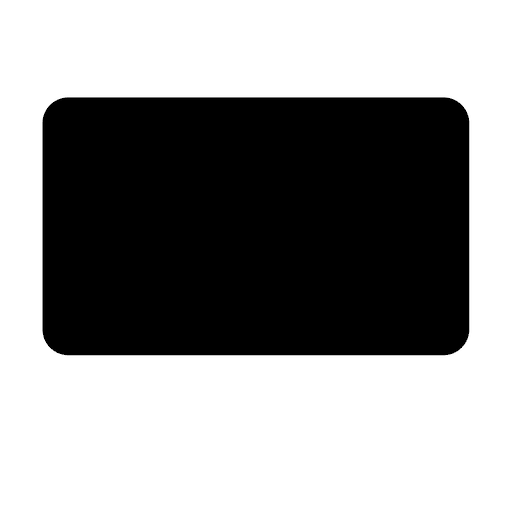
#> input picture Entrega final/img/cuadrado.png, 512 x 512 px
$ python EntregaFinal.py
#> lines starting #> are read from the running program, lines starting #| are printed output that depends on the picture
### Entrega final/Logica.py
'''
Librería con las clases y funciones
para lógica proposicional
'''

from itertools import product
import numpy as np
from copy import deepcopy

class Formula :

    def __init__(self) :
        pass

    # [7 lines left out: function __str__, not called in this run]

    def letras(self):
        if type(self) == Letra:
            return set(self.letra)
        elif type(self) == Negacion:
            return self.subf.letras()
        elif type(self) == Binario:
            return self.left.letras().union(self.right.letras())

    # [7 lines left out: function subforms, not called in this run]

    def num_conec(self):
        if type(self) == Letra:
            return 0
        elif type(self) == Negacion:
            return 1 + self.subf.num_conec()
        elif type(self) == Binario:
            return 1 + self.left.num_conec() + self.right.num_conec()

    # [229 lines left out: functions valor, SATtabla, clasifica_para_tableaux, SATtableaux, ver, eliminar_imp and 6 more, not called in this run]

class Letra(Formula) :
    def __init__ (self, letra:str) :
        self.letra = letra

class Negacion(Formula) :
    def __init__(self, subf:Formula) :
        self.subf = subf

class Binario(Formula) :
    def __init__(self, conectivo:str, left:Formula, right:Formula) :
        assert(conectivo in ['Y','O','>','='])
        self.conectivo = conectivo
        self.left = left
        self.right = right

def inorder_to_tree(cadena:str):
    conectivos = ['Y', 'O', '>', '=']
    if len(cadena) == 1:
        return Letra(cadena)
    elif cadena[0] == '-':
        return Negacion(inorder_to_tree(cadena[1:]))
    elif cadena[0] == "(":
        counter = 0 #Contador de parentesis
        for i in range(1, len(cadena)):
            if cadena[i] == "(":
                counter += 1
            elif cadena[i] == ")":
                counter -=1
            elif cadena[i] in conectivos and counter == 0:
                return Binario(cadena[i], inorder_to_tree(cadena[1:i]),inorder_to_tree(cadena[i + 1:-1]))
    else:
        raise Exception('¡Cadena inválida!')

class Descriptor :

    '''
    Codifica un descriptor de N argumentos mediante un solo caracter
    Input:  args_lista, lista con el total de opciones para cada
                     argumento del descriptor
            chrInit, entero que determina el comienzo de la codificación chr()
    Output: str de longitud 1
    '''

    def __init__ (self,args_lista,chrInit=256) :
        self.args_lista = args_lista
        assert(len(args_lista) > 0), "Debe haber por lo menos un argumento"
        self.chrInit = chrInit
        self.rango = [chrInit, chrInit + np.prod(self.args_lista)]

    def check_lista_valores(self,lista_valores) :
        for i, v in enumerate(lista_valores) :
            assert(v >= 0), "Valores deben ser no negativos"
            assert(v < self.args_lista[i]), f"Valor debe ser menor o igual a {self.args_lista[i]}"

    def codifica(self,lista_valores) :
        self.check_lista_valores(lista_valores)
        cod = lista_valores[0]
        n_columnas = 1
        for i in range(0, len(lista_valores) - 1) :
            n_columnas = n_columnas * self.args_lista[i]
            cod = n_columnas * lista_valores[i+1] + cod
        return cod

    def decodifica(self,n) :
        decods = []
        if len(self.args_lista) > 1:
            for i in range(0, len(self.args_lista) - 1) :
                n_columnas = np.prod(self.args_lista[:-(i+1)])
                decods.insert(0, int(n / n_columnas))
                n = n % n_columnas
        decods.insert(0, n % self.args_lista[0])
        return decods

    def P(self,lista_valores) :
        codigo = self.codifica(lista_valores)
        return chr(self.chrInit+codigo)

    def inv(self,codigo) :
        n = ord(codigo)-self.chrInit
        return self.decodifica(n)

def Ytoria(lista_forms):
    form = ''
    inicial = True
    for f in lista_forms:
        if inicial:
            form = f
            inicial = False
        else:
            form = '(' + form + 'Y' + f + ')'
    return form

def Otoria(lista_forms):
    form = ''
    inicial = True
    for f in lista_forms:
        if inicial:
            form = f
            inicial = False
        else:
            form = '(' + form + 'O' + f + ')'
    return form

class nodos_tableaux:

    # [112 lines left out: functions __init__, __str__, tiene_lit_comp, es_hoja, interp, expandir, not called in this run]

def a_clausal(A):
    # Subrutina de Tseitin para encontrar la FNC de
    # la formula en la pila
    # Input: A (cadena) de la forma
    #                   p=-q
    #                   p=(qYr)
    #                   p=(qOr)
    #                   p=(q>r)
    # Output: B (cadena), equivalente en FNC
    assert(len(A)==4 or len(A)==7), u"Fórmula incorrecta!"
    B = ''
    p = A[0]
    # print('p', p)
    if "-" in A:
        q = A[-1]
        # print('q', q)
        B = "-"+p+"O-"+q+"Y"+p+"O"+q
    elif "Y" in A:
        q = A[3]
        # print('q', q)
        r = A[5]
        # print('r', r)
        B = q+"O-"+p+"Y"+r+"O-"+p+"Y-"+q+"O-"+r+"O"+p
    elif "O" in A:
        q = A[3]
        # print('q', q)
        r = A[5]
        # print('r', r)
        B = "-"+q+"O"+p+"Y-"+r+"O"+p+"Y"+q+"O"+r+"O-"+p
    elif ">" in A:
        q = A[3]
        # print('q', q)
        r = A[5]
        # print('r', r)
        B = q+"O"+p+"Y-"+r+"O"+p+"Y-"+q+"O"+r+"O-"+p
    elif "=" in A:
        q = A[3]
        # print('q', q)
        r = A[5]
        # print('r', r)
        #qO-rO-pY-qOrO-pY-qO-rOpYqOrOp
        B = q+"O"+"-"+r+"O"+"-"+p+"Y"+"-"+q+"O"+r+"O"+"-"+p+"Y"+"-"+q+"O"+"-"+r+"O"+p+"Y"+q+"O"+r+"O"+p
    else:
        print(u'Error enENC(): Fórmula incorrecta!')
    B = B.split('Y')
    B = [c.split('O') for c in B]
    return B

def tseitin(A):
    '''
    Algoritmo de transformacion de Tseitin
    Input: A (cadena) en notacion inorder
    Output: B (cadena), Tseitin
    '''
    # Creamos letras proposicionales nuevas
    f = inorder_to_tree(A)
    letrasp = f.letras()
    cods_letras = [ord(x) for x in letrasp]
    m = max(cods_letras) + 256
    letrasp_tseitin = [chr(x) for x in range(m, m + f.num_conec())]
    letrasp = list(letrasp) + letrasp_tseitin
    L = [] # Inicializamos lista de conjunciones
    Pila = [] # Inicializamos pila
    i = -1 # Inicializamos contador de variables nuevas
    s = A[0] # Inicializamos símbolo de trabajo
    while len(A) > 0: # Recorremos la cadena
        # print("Pila:", Pila, " L:", L, " s:", s)
        if (s in letrasp) and (len(Pila) > 0) and (Pila[-1]=='-'):
            i += 1
            atomo = letrasp_tseitin[i]
            Pila = Pila[:-1]
            Pila.append(atomo)
            L.append(atomo + "=-" + s)
            A = A[1:]
            if len(A) > 0:
                s = A[0]
        elif s == ')':
            w = Pila[-1]
            O = Pila[-2]
            v = Pila[-3]
            Pila = Pila[:len(Pila)-4]
            i += 1
            atomo = letrasp_tseitin[i]
            L.append(atomo + "=(" + v + O + w + ")")
            s = atomo
        else:
            Pila.append(s)
            A = A[1:]
            if len(A) > 0:
                s = A[0]
    if i < 0:
        atomo = Pila[-1]
    else:
        atomo = letrasp_tseitin[i]
    B = [[[atomo]]] + [a_clausal(x) for x in L]
    B = [val for sublist in B for val in sublist]
    return B

def complemento(n):
    if n[0]=="-":
        return n[1:]
    else:
        return '-'+n


def eliminar_literal(S, l):
    S1 = [c for c in S if l not in c]
    lc = complemento(l)
    return [[p for p in c if p != lc] for c in S1]

def extender_I(I, l):
    I1 = {k:I[k] for k in I if k != l}
    if '-' in l:
        I1[l[1:]] = False
    else:
        I1[l] = True
    return I1

def unit_propagate(S, I):
    '''
    Algoritmo para eliminar clausulas unitarias de un conjunto de clausulas, manteniendo su satisfacibilidad
    Input:
        - S, conjunto de clausulas
        - I, interpretacion (diccionario {literal: True/False})
    Output:
        - S, conjunto de clausulas
        - I, interpretacion (diccionario {literal: True/False})
    '''
    while [] not in S:
        l = ''
        for x in S:
            if len(x) == 1:
                l = x[0]
                S = eliminar_literal(S, l)
                I = extender_I(I, l)
                break
        if l == '': # Se recorrió todo S y no se encontró unidad
            break
    return S, I


from random import choice
def dpll(S, I):
    '''
    Algoritmo para verificar la satisfacibilidad de una formula, y encontrar un modelo de la misma
    Input:
        - S, conjunto de clausulas
        - I, interpretacion (diccionario literal->True/False)
    Output:
        - String, Satisfacible/Insatisfacible
        - I ,interpretacion (diccionario literal->True/False)
    '''
    S,I=unit_propagate(S,I)
    if len(S)==0:
        return "Satisfacible",I
    if [] in S:
        return "Insatisfacible",{}
    l=choice(choice(S))
    lc=complemento(l)
    newS=eliminar_literal(S,l)
    newI=extender_I(I,l)
    sat,newI=dpll(newS,newI)
    if sat=="Satisfacible":
        return sat,newI
    else:
        newS=eliminar_literal(S,lc)
        newI=extender_I(I,lc)
        return dpll(newS,newI)


from random import randint
from copy import deepcopy


def interpretacion_aleatoria(letrasp):
    I = {p:randint(0,1)==1 for p in letrasp}
    return I

# [6 lines left out: function flip_literal, not called in this run]


class WalkSatEstado():

    # [13 lines left out: functions __init__, actualizar, not called in this run]

    def SAT(self):
        return len(self.clausulas_unsat) == 0

    def break_count(self, l):
        clausulas_break_count = [C for C in self.clausulas_sat if set(C).intersection(self.I_lits)==set([l])]
        return len(clausulas_break_count)


from  random import choice, uniform

# [21 lines left out: function walkSAT, not called in this run]

### Entrega final/EntregaFinal.py
'''

Este programa esta creado con la finalidad de resolver cualquier nanograma 5x5 (con solucion)
usando lo logica proposicional aplicada a la programacion orientada a objetos, la solucion del
nanograma sera mostrada mediante la libreria matplotlib

'''

from itertools import combinations

'''
La libreria logica contiene clases y fuciones para logica proposicional, funciones como
SATsolvers que resuelven el problema construido
'''
from Logica import *
import matplotlib.pyplot as plt
import matplotlib.patches as patches
from matplotlib.offsetbox import AnnotationBbox, OffsetImage
from types import MethodType
import random


# Este metodo funciona como un traductor del lenguaje proposicional compilado
# como letras poropsicionales a el lenguaje estandar

def escribir_casillas(self, literal):
    if '-' in literal:
        atomo = literal[1:]
        neg = ' No'
    else:
        atomo = literal
        neg = ''
    x, y  = self.inv(atomo)
    return f"La casilla ({x},{y}) {neg} esta rellena"


'''
La clase nanograma es la encargada de crear objetos que son nanogramas unicos con
ciertas condiciones iniciales cada uno para asi resolver cualquier tipo de argumentos
las condiciones iniciales son los numeros que aparecerian normalmente en un anograma encima
de cada fila y columna este indica la cantidad de casillas que deben ir rellenas en la
fila/columna ubducada
'''

class Nanograma:

    '''Clase representada para dar solucion al Nanograma
        referencia:    https://nonogramas.relaxweb.es/nonograma/96041
    '''


    def __init__(self):

        self.RenC = Descriptor([5,5])
        self.RenC.escribir = MethodType(escribir_casillas, self.RenC)
        self.condiciones_iniciales =  {x : None for x in range(10)}

        #Condiciones iniciales de las filas
        self.condiciones_iniciales[0] = 1
        self.condiciones_iniciales[1] = 1
        self.condiciones_iniciales[2] = 2
        self.condiciones_iniciales[3] = [2,1]
        self.condiciones_iniciales[4] = 2

        #Condiciones iniciales de las columnas
        self.condiciones_iniciales[5] = 2
        self.condiciones_iniciales[6] = 3
        self.condiciones_iniciales[7] = 1
        self.condiciones_iniciales[8] = [1,1]
        self.condiciones_iniciales[9] = 1


        self.reglas = []

#

    def clasificador_reglas(self):

        # Este metodo esta encargado de elegir las 10 reglas que se van a necesitar para resolver el nanograma
        # Dadas las condiciones iniciales
        # Al iniciar  self.reglas = []
        # finalizando este ciclo self.reglas tendra 10 reglas las cuales son la Ytoria de la solucion


        for x in self.condiciones_iniciales.keys():
            # Si la condicion es un numero solo va a hacer append de la regla a self.reglas dependiendo del numero que es la condicion inicial
            # Para esa fila y/o columna
            try:
                funciones_regla = {0: self.regla1, 1: self.regla2, 2: self.regla3,3: self.regla4, 4: self.regla5, 5: self.regla6}
                valor_condicion = self.condiciones_iniciales[x]
                if valor_condicion in funciones_regla:
                    self.reglas.append(funciones_regla[valor_condicion](x))

            except TypeError:

                # Si la condicion es una secuencia de numeros solo va a hacer append de la regla dependiendo del numero que es la condicion inicial
                # Para esa fila y/o columna


                if self.condiciones_iniciales[x] == [1,1]: self.reglas.append(self.regla7(x))
                elif self.condiciones_iniciales[x] == [1,2]: self.reglas.append(self.regla8(x))
                elif self.condiciones_iniciales[x] == [1,3]: self.reglas.append(self.regla9(x))

                elif self.condiciones_iniciales[x] == [2,1]: self.reglas.append(self.regla10(x))
                elif self.condiciones_iniciales[x] == [2,2]: self.reglas.append(self.regla11(x))

                elif self.condiciones_iniciales[x] == [3,1]: self.reglas.append(self.regla12(x))

                elif self.condiciones_iniciales[x] == [1,1,1]: self.reglas.append(self.regla13(x))


    # Ninguna casilla rellena
    # [17 lines left out: function regla1, not called in this run]


    #unica casilla rellena
    def regla2(self, cr):
        lista = []
        if cr < 5:
            intervalo_actual= [(cr, x) for x in range(5)]
            for x in range(5):
                iterales = [self.RenC.P([cr,x])]
                lista_negaciones = [ '-' + self.RenC.P([*i])  for i in intervalo_actual if i[1] != x ]
                lista.append( Ytoria(iterales + lista_negaciones))
        else:
            intervalo_actual = [(x,cr-5) for x in range(5)]
            for x in range(5):
                iterales = [self.RenC.P([x,cr-5])]
                lista_negaciones = [ '-' + self.RenC.P([*i])  for i in intervalo_actual if i[0] != x ]
                lista.append(Ytoria(iterales + lista_negaciones))
        return Otoria(lista)

    #relleno en dos casillas consecutivas

    def regla3(self, cr):
        lista = []
        if cr <5:
            intervalo_actual= [(cr,x) for x in range(5)]
            for x in range(4):
                iterales = [self.RenC.P([cr,x]), self.RenC.P([cr,x+1])]
                lista_negaciones = [ '-' + self.RenC.P([*i])  for i in intervalo_actual if i[1] != x and i[1] != x+1 ]
                lista.append(Ytoria(iterales + lista_negaciones ))

        else:

            intervalo_actual= [(x,cr-5) for x in range(5)]
            for x in range(4):
                iterales = [self.RenC.P([x, cr-5]), self.RenC.P([x+1, cr-5,])]
                lista_negaciones = [ '-' + self.RenC.P([*i])  for i in intervalo_actual if i[0] != x and i[0] != x+1 ]
                lista.append(Ytoria(iterales + lista_negaciones ))

        return Otoria(lista)


    #relleno en tres casilla consecutivas
    def regla4(self,cr):
        lista = []
        if cr<5:
            intervalo_actual= [(cr,x) for x in range(5)]
            for x in range(3):
                iterales = [self.RenC.P([cr,x]), self.RenC.P([cr,x+1]), self.RenC.P([cr, x+2])]
                lista_negaciones = [ '-' + self.RenC.P([*i])  for i in intervalo_actual if i[1] not in range(x, x+3)]
                lista.append(Ytoria(iterales + lista_negaciones))

        else:
            intervalo_actual= [(x,cr-5) for x in range(5)]
            for x in range(3):
                iterales = [self.RenC.P([x, cr-5]), self.RenC.P([x+1, cr-5,]), self.RenC.P([x+2, cr-5])]
                lista_negaciones = [ '-' + self.RenC.P([*i])  for i in intervalo_actual if i[0] not in range(x, x+3)]
                lista.append(Ytoria(iterales + lista_negaciones))

        return Otoria(lista)


    # relleno en cuatro casillas consecutivas
    # [26 lines left out: functions regla5, regla6, not called in this run]


    # rellenas dos casillas con minimo un espacio entre ambas input[1,1]
    def regla7(self,cr):
        lista = []
        if cr<5:
            intervalo_actual= [(cr,x) for x in range(5)]
            for x in range(2,5):
                iterales = [self.RenC.P([cr,0]), self.RenC.P([cr,x])]
                lista_negaciones = [ '-' + self.RenC.P([*i])  for i in intervalo_actual if i[1] != x and i[1] != 0]
                lista.append(Ytoria(iterales + lista_negaciones))

            for x in range(3,5):
                iterales = [self.RenC.P([cr,1]), self.RenC.P([cr,x])]
                lista_negaciones = [ '-' + self.RenC.P([*i])  for i in intervalo_actual if i[1] != x and i[1] != 1]
                lista.append(Ytoria(iterales + lista_negaciones))

            lista.append(Ytoria([self.RenC.P([cr,2]), self.RenC.P([cr,4])]+ [ '-' + self.RenC.P([*i])  for i in intervalo_actual if i[1] != 2 and i[1] != 4]))


        else:
            intervalo_actual = [(x, cr-5 ) for x in range(5)]
            for x in range(2,5):
                iterales = [self.RenC.P([0,cr-5]), self.RenC.P([x,cr-5])]
                lista_negaciones = [ '-' + self.RenC.P([*i])  for i in intervalo_actual if i[0] != x and i[0] != 0]
                lista.append(Ytoria(iterales + lista_negaciones))

            for x in range(3,5):
                iterales = [self.RenC.P([1,cr-5]), self.RenC.P([x,cr-5])]
                lista_negaciones = [ '-' + self.RenC.P([*i])  for i in intervalo_actual if i[0] != x and i[0] != 1]
                lista.append(Ytoria(iterales + lista_negaciones))

            lista.append(Ytoria([self.RenC.P([2, cr-5]), self.RenC.P([4, cr-5])]+ [ '-' + self.RenC.P([*i])  for i in intervalo_actual if i[0] != 2 and i[0] != 4]))


        return Otoria(lista)


     # rellenas una casilla, luego minimo un espacio hasta dos consecutivas  input: [1,2]
    # [30 lines left out: functions regla8, regla9, not called in this run]


    #rellenas dos casillas consecutivas hata minimo un espacio y luego una rellena input:[2,1]

    def regla10(self, cr):
        lista = []
        if cr<5:
            intervalo_actual= [(cr,x) for x in range(5)]
            for x in range(3,5):
                iterales = [self.RenC.P([cr,0]), self.RenC.P([cr,1]), self.RenC.P([cr,x])]
                lista_negaciones = [ '-' + self.RenC.P([*i])  for i in intervalo_actual if i[1] != x and i[1] != 1 and i[1]!=0]
                lista.append(Ytoria(iterales + lista_negaciones))
            lista.append(Ytoria([self.RenC.P([cr,1]),self.RenC.P([cr,2]), self.RenC.P([cr,4])]+ [ '-' + self.RenC.P([cr,0]), '-' + self.RenC.P([cr,3]) ]))

        else:
            intervalo_actual = [(x, cr-5 ) for x in range(5)]
            for x in range(3,5):
                iterales = [self.RenC.P([0,cr-5]), self.RenC.P([1, cr-5]), self.RenC.P([x, cr-5])]
                lista_negaciones = [ '-' + self.RenC.P([*i])  for i in intervalo_actual if i[0] != x and i[0] != 1 and i[0]!=0]
                lista.append(Ytoria(iterales + lista_negaciones))
            lista.append(Ytoria([self.RenC.P([1, cr-5]),self.RenC.P([2, cr-5]), self.RenC.P([4, cr-5])]+ [ '-' + self.RenC.P([0, cr-5]), '-' + self.RenC.P([3, cr-5]) ]))


        return Otoria(lista)


    # rellenas dos casillas consecutivas hasta un espacio y luego otras dos input: [2,2]
    # [4 lines left out: function regla11, not called in this run]

    # rellenas tres consecutivas hasta un espacio y luego una rellena input:[3,1]
    def regla12(self,cr):
        if cr<5: return Ytoria([self.RenC.P([cr,0]) ,self.RenC.P([cr,1]), self.RenC.P([cr,2]), self.RenC.P([cr,4])] +  [ '-' + self.RenC.P([cr,3])])
        else: return Ytoria([self.RenC.P([0, cr-5]) ,self.RenC.P([1, cr-5]), self.RenC.P([2, cr-5]), self.RenC.P([4, cr-5])] +  [ '-' + self.RenC.P([3, cr-5])])


    #rellenas tres con espacios input [1,1,1]
    # [4 lines left out: function regla13, not called in this run]


    def visualizar(self, I):

        fig, axes = plt.subplots()
        axes.get_xaxis().set_visible(False)
        axes.get_yaxis().set_visible(False)
        step = 1./5
        tangulos = []


        for i in range(3):
            for j in range(3):
                tangulos.append(patches.Rectangle((i * step, j * step), step, step, facecolor='white'))


        for j in range(5):
            locacion = j * step
            tangulos.append(patches.Rectangle((0, step + locacion), 1, 0.005, facecolor='black'))
            tangulos.append(patches.Rectangle((step + locacion, 0), 0.005, 1, facecolor='black'))


        for f in tangulos:
            axes.add_patch(f)

        arr_img = plt.imread("./img/cuadrado.png", format='png')
        imagebox = OffsetImage(arr_img, zoom=0.161)
        imagebox.image.axes = axes


        direcciones = {(x,y): (0.100 + 0.200 * y, 0.880 - 0.200 * x) for x in range(5) for y in range(5)}

        for l in I:

            if I[l]:
                try:
                    x, y = self.RenC.inv(l)
                    ab = AnnotationBbox(imagebox, direcciones[(x, y)], frameon=False)
                    axes.add_artist(ab)
                except KeyError: pass

        plt.show()


import time


## SE CREA EL OBJETO CON LAS CONDICIONES INICIALES O REGLAS QUE HACEN UNICO CADA NANNOGRAMA
c = Nanograma()
# EL CLASIFICADOR DE REGLAS HACE UN APPEND DE LAS REGLAS LUEGO DE TOMAR LOS
# ARGUMENTOS UNICOS DE ESE NANOGRAMA
c.clasificador_reglas()


'''
SATsolvers algoritmos para encontrar solucion al problema representado por medio
de la logica proposicional en python
'''


# print(c.condiciones_iniciales)
# # print(c.condiciones_iniciales)

# A = inorder_to_tree(Ytoria(c.reglas))
# print(A.ver(c.RenC))


'''
##                              DPLL
   Este algoritmo toma la regla general para encontrar la solucion que es una
   Ytoria de todas las reglas para encontrar una posible solucion el algortimo DPLL
   funciona de la siguiente manera :
   veerifica la satisfacibilidad de una formula, y encontrar un modelo de la misma
   encontrando una interpretacion que vuelva verdadera la formula
   - mas detalles en Logica.py


   Luego de hacer varias pruebas comparando tiempos se concluye
   que este es el mejor algoritmo para enconrtar solucion al problema con un tiempo medio
   cercano a los --- 0.18398690223693848 seconds ---

 '''
start_time = time.time()

A = Ytoria(c.reglas)
S = tseitin(A)
S, I = dpll(S, {})


if I != None:
    for k in I:
        c.RenC.escribir(k), I[k]


else:
    print('¡No hay solución!')

c.visualizar(I)
#> in visualizar, arr_img is the input picture: shape (512, 512, 4) float32; mean R, G, B, A 0.16, 0.252, 0.171, 0.417
#> in visualizar, `plt.show()`:
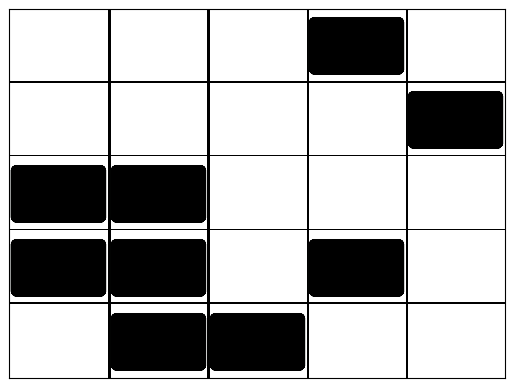
#> figure drawn by matplotlib, 1 panel
#> (the rest of the program and of its run is left out)
